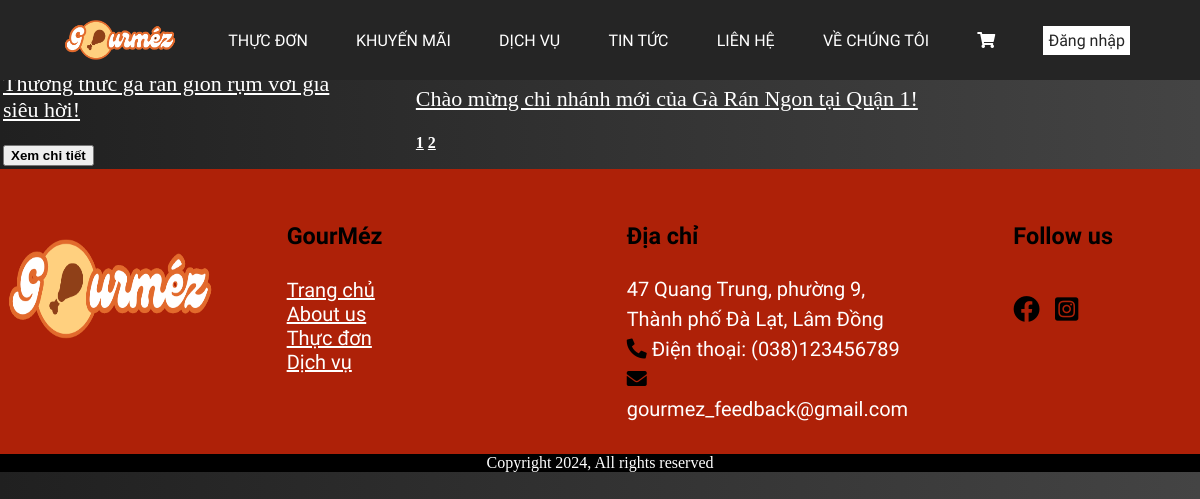
Screenshot of /controller/tranghienthi.php?quanly=tintuc&trang=2 with the database file from the repository.
### tables this page shows
CREATE TABLE `tintuc` (
  `tintuc_id` int(6) UNSIGNED NOT NULL,
  `title` varchar(255) DEFAULT NULL,
  `summary` mediumtext DEFAULT NULL,
  `img_title` varchar(255) DEFAULT NULL,
  `description` longtext NOT NULL
);

### view/cus/tintuc/tintuc.php (the view, shortened to what this page needs)
<?php
$conn = connectdb();
$sql_trang = "SELECT * FROM tintuc";
$query_trang = mysqli_query($conn, $sql_trang);
$row_count = mysqli_num_rows($query_trang);
$trang = ceil($row_count / 4);
$page = isset($_GET['trang']) ? (int)$_GET['trang'] : 1;
$page = max($page, 1);
$begin = ($page - 1) * 4;
$beginBenPhai = $begin + 1;
$beginBenTrai = $begin;
$tinTucBenTrai_sql = "SELECT * FROM tintuc ORDER BY tintuc_id DESC LIMIT $beginBenTrai, 1";
$query_tinTucBenTrai = mysqli_query($conn, $tinTucBenTrai_sql);
$tinTucBenPhai_sql = "SELECT * FROM tintuc ORDER BY tintuc_id DESC LIMIT $beginBenPhai, 3";
$query_tinTucBenPhai = mysqli_query($conn, $tinTucBenPhai_sql);
?>
<div id="container">
  <div>
    <div id="lead">
      <table>
        <tr>
          <td>
            <?php while ($row = mysqli_fetch_array($query_tinTucBenTrai)) { ?>
              <div id="box">
                <a style="width:90%" href="tranghienthi.php?quanly=tintuc&id=<?= $row['tintuc_id'] ?>">
                </a>
                <br>
                <div class="text-container">
                  <a class="font-family" href="tranghienthi.php?quanly=tintuc&id=<?= $row['tintuc_id'] ?>">
                  </a>
                  <a style="font-size:22px;" href="tranghienthi.php?quanly=tintuc&id=<?= $row['tintuc_id'] ?>">
                    <p style="padding-right: 15%; color:white;">
                      <?= htmlspecialchars($row['summary']) ?>
                    </p>
                  </a>
                </div>
                <a href="tranghienthi.php?quanly=tintuc&id=<?= $row['tintuc_id'] ?>">
                  <button id="xemchitiet" type="button"><b>Xem chi tiết</b></button>
                </a>
              </div>
            <?php } ?>
          </td>
          <td>
            <?php while ($row = mysqli_fetch_array($query_tinTucBenPhai)) { ?>
              <div class="item-container">
                <a href="tranghienthi.php?quanly=tintuc&id=<?= $row['tintuc_id'] ?>">
                </a>
                <div id="right-textContainer" class="text-container">
                  <a class="font-family" href="tranghienthi.php?quanly=tintuc&id=<?= $row['tintuc_id'] ?>">
                  </a>
                  <a style="font-size:22px;" href="tranghienthi.php?quanly=tintuc&id=<?= $row['tintuc_id'] ?>">
                    <p style="color:white;">
                      <?= htmlspecialchars($row['summary']) ?>
                    </p>
                  </a>
                </div>
              </div>
            <?php } ?>
            <div class="list_trang" style="clear:both;">
              <?php for ($i = 1; $i <= $trang; $i++) { ?>
                <b><a href="tranghienthi.php?quanly=tintuc&trang=<?= $i ?>"><?= $i ?></a></b>
              <?php } ?>
            </div>
          </td>
        </tr>
      </table>
    </div>
  </div>
</div>

### view/cus/giohang/giohang.css (style rules this page uses)
body { background-image: linear-gradient(to right, #202020 ,#444444); }

### view/cus/header/header.php (style rules this page uses)
body { width: 100%; margin : 0; background-image: linear-gradient(to right, #202020 ,#444444); }

### view/cus/footer/footer.php (style rules this page uses)
label, a { color: white; }

### rows the page displays
tintuc: summary "Thưởng thức gà rán giòn rụm với giá siêu hời!"
tintuc: summary "Chào mừng chi nhánh mới của Gà Rán Ngon tại Quận 1!"
